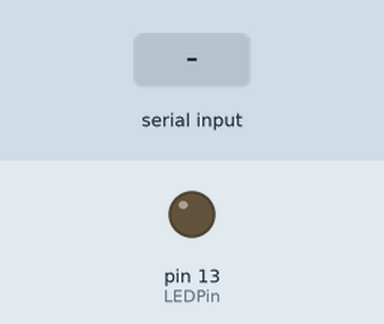
This sketch was run on a simulated Arduino Uno, built with avr-gcc and run on an emulated ATmega328P. On the bench: output pins drawn as LEDs (lit = HIGH). Inputs (shaded band) come from the test bench.

Above: at 1.2 s.
1.3 s: "H" received over the second serial link
At 2.0 s:
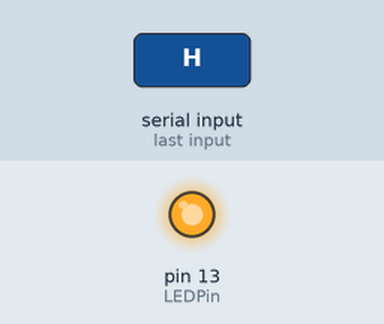
2.8 s: "L" received over the second serial link
At 3.2 s:
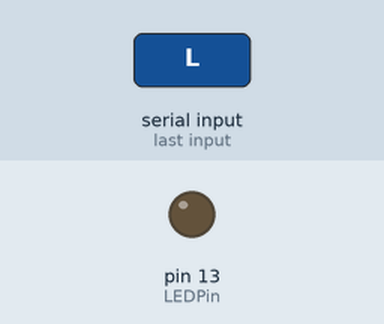
Timing chart, 0 to 5.8 s (numbered marks = the images above; inputs shaded):
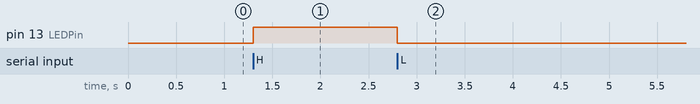

Measured:
- after the input at 1.3 s, pin 13 (LEDPin): LOW → HIGH at once
- after the input at 2.8 s, pin 13 (LEDPin): HIGH → LOW at once

The sketch:

TerminalExample.ino
```cpp
/*Developer: Frederik Hauke

Important Notices:
    This Arduino-Code is written for building a bidirectional Connection from a
    microcontroller via Bluetooth. Before starting the Android-Application, the
    Bluetooth-Modul (HC-05) has to be coupled to the Smartphone. In the special
    case of the HC-05 the default PinCode for initiating the Coupling-Process is "1234".

Wiring:
  GND of HC-05 to GND Arduino, VCC of HC-05 to VCC Arduino,
  TX HC-05 to Arduino Pin 10 (RX)
  RX HC-05 to TX Arduino (TX)
 */

#include <SoftwareSerial.h>
SoftwareSerial BTserial(10, 11); // RX |

int LEDPin = 13;

void setup() {

  BTserial.begin(9600);
  pinMode(LEDPin,OUTPUT);
}

void loop ()
{
  if(BTserial.available())
  {
  char daten=BTserial.read();

  if(daten=='H')
    {
     digitalWrite(LEDPin, HIGH);
     BTserial.print("LED on");
      BTserial.print(";");
    }
  else if (daten=='L')
  {
   digitalWrite(LEDPin, LOW);
   BTserial.print("LED off");
      BTserial.print(";");
  }
}
}
```
